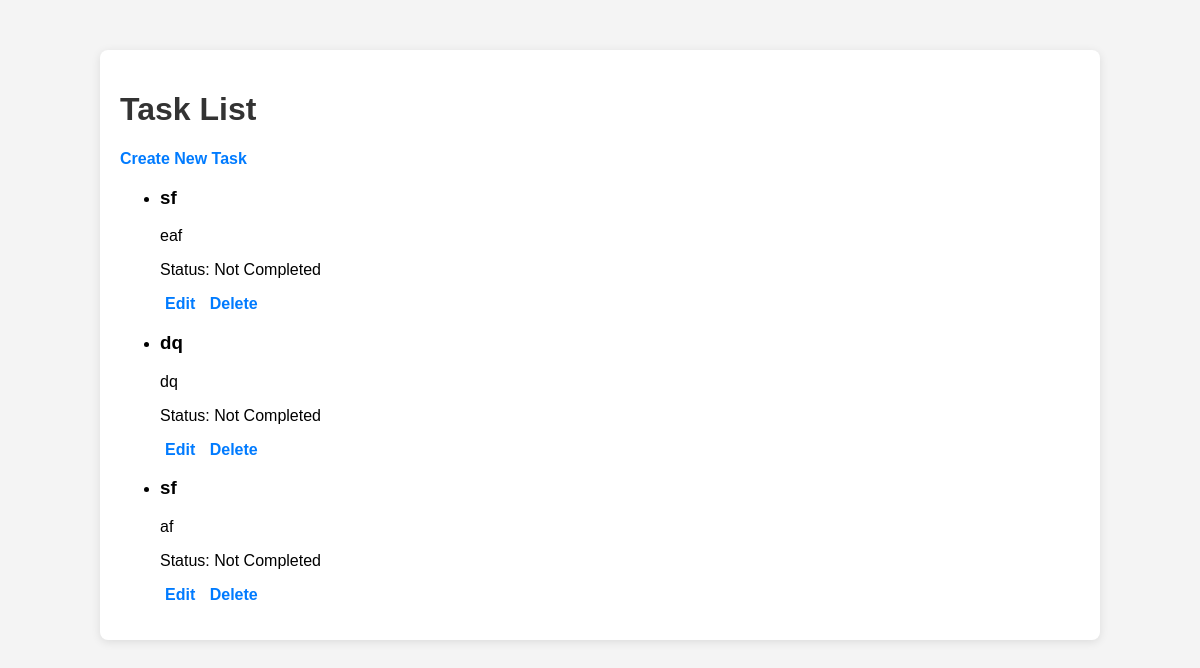
The app's page /, older data.
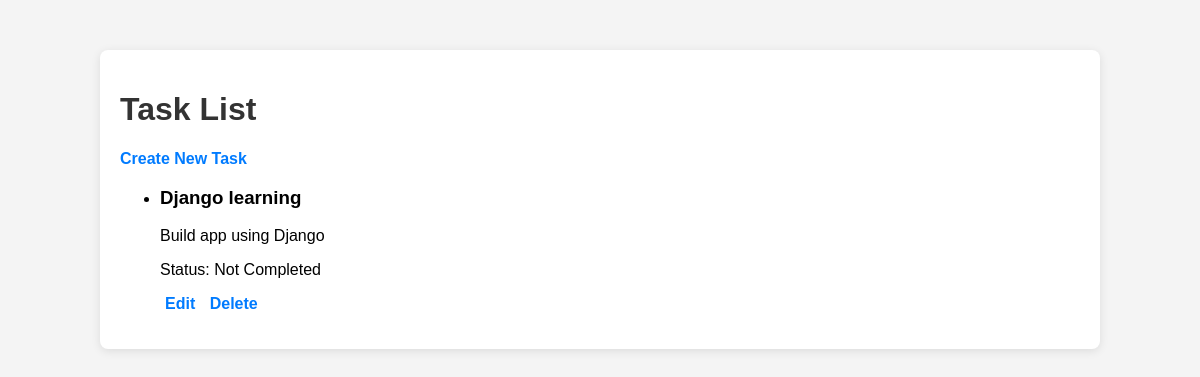
The same page, newer data.
### testapp/models.py (models this page shows, shortened)
class Task(models.Model):
    title = models.CharField(max_length=200)
    description = models.TextField()
    completed = models.BooleanField(default=False)

### testapp/views.py (the view)
# urls.py: path('', views.task_list, name='task_list'),
def task_list(request):
    tasks = Task.objects.all()
    return render(request, 'testapp/task_list.html', {'tasks': tasks})

### testapp/templates/testapp/task_list.html (shortened to what this page needs)
{% load static %}
<!DOCTYPE html>
<html lang="en">
<head>
    <link rel="stylesheet" href="{% static 'css/styles.css' %}">
</head>
<body>
    <div class="container">
        <h1>Task List</h1>
        <a href="{% url 'task_create' %}">Create New Task</a>
        <ul>
            {% for task in tasks %}
                <li class="task {% if task.completed %}completed{% endif %}">
                    <h3>{{ task.title }}</h3>
                    <p>{{ task.description }}</p>
                    <p>Status: {% if task.completed %}Completed{% else %}Not Completed{% endif %}</p>
                    <div class="task-actions">
                        <a href="{% url 'task_edit' task.pk %}">Edit</a>
                        <a href="{% url 'task_delete' task.pk %}" class="delete">Delete</a>
                    </div>
                </li>
            {% empty %}
                <p>No tasks available</p>
            {% endfor %}
        </ul>
    </div>
</body>
</html>

### testapp/static/css/styles.css (style rules this page uses)
body { font-family: Arial, sans-serif; background-color: #f4f4f4; margin: 0; padding: 0; }
h1, h2 { color: #333; }
.container { width: 80%; margin: 0 auto; padding: 20px; background-color: white; box-shadow: 0 2px 10px rgba(0, 0, 0, 0.1); border-radius: 8px; margin-top: 50px; }
.task-actions a { text-decoration: none; color: #007BFF; margin: 0 5px; font-weight: bold; }
a { color: #007BFF; text-decoration: none; font-weight: bold; }

Row changes from the older to the newer data that the page shows:
removed Task: title "sf", description "eaf", completed "Not Completed"
removed Task: title "dq", description "dq", completed "Not Completed"
removed Task: title "sf", description "af", completed "Not Completed"
added Task: title "Django learning", description "Build app using Django", completed "Not Completed"
